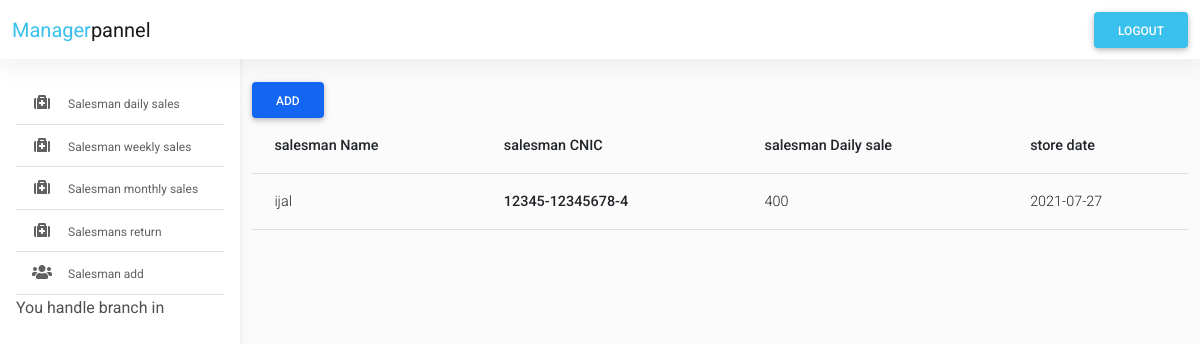
/Store_manager/index.php (signed in), run on an earlier commit of the app's database.
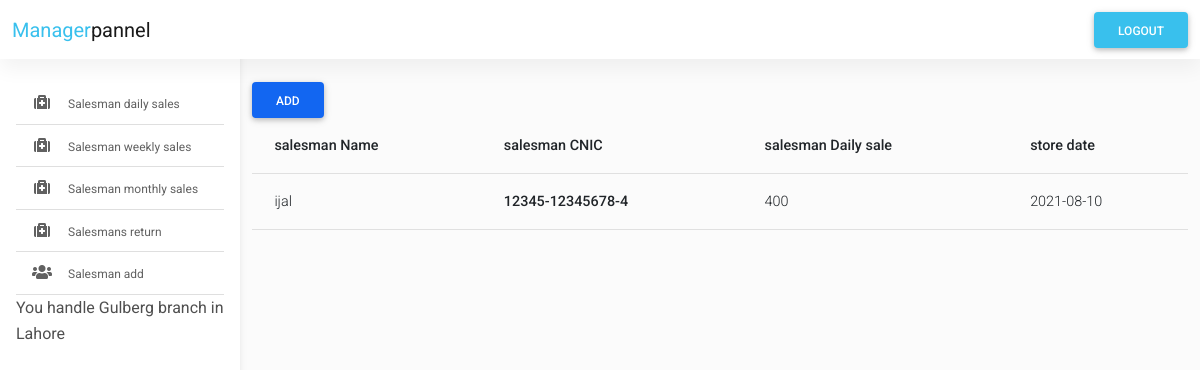
And on a later commit of the database.
### tables this page shows
CREATE TABLE `s_manager_daily_record` (
  `id` int(11) NOT NULL,
  `salesman_name` text NOT NULL,
  `salesman_day_Sale` int(250) NOT NULL,
  `salesman_cnic` text NOT NULL,
  `salesman_id` int(250) NOT NULL,
  `s_manager_id` int(250) NOT NULL,
  `created_at` date NOT NULL DEFAULT current_timestamp()
);

### Store_manager/index.php (the view, shortened to what this page needs)
<?php
include "./layouts/header.php";
include "./layouts/navbar.php";
?>
<main style="margin-top: 58px">
  <div class="container pt-4">
    <section>
      <div class="row">
        <div class="col-xl-12 col-sm-10 col-12 mb-4">
          <button type="button" class="btn btn-primary" data-mdb-toggle="modal" data-mdb-target="#exampleModal">
            Add
          </button>
          <table class="table">
            <thead>
              <tr>
                <th scope="col">salesman Name</th>
                <th scope="col">salesman CNIC</th>
                <th scope="col">salesman Daily sale</th>
                <th scope="col">store date</th>
              </tr>
            </thead>
            <tbody>
            <?php
                        $sql = "SELECT * FROM s_manager_daily_record";
                        $result = $connect->query($sql);
                        if ($result->num_rows > 0) {
                            while ($row = $result->fetch_assoc()) {
                            ?>
                                <tr>
                                  <td><?php echo $row['salesman_name']; ?></td>
                                    <th scope="row"><?php echo $row['salesman_cnic']; ?></th>
                                    <td><?php echo $row['salesman_day_Sale']; ?></td>
                                    <td><?php echo $row['created_at']; ?></td>
                                </tr>
                    <?php
                            }
                        }
                    ?>
            </tbody>
          </table>
        </div>
      </div>
    </section>
  </div>
</main>
<?php
include "./layouts/footer.php";
?>

### Store_manager/layouts/sidebar.php (shortened to what this page needs)
<nav id="sidebarMenu" class="collapse d-lg-block sidebar collapse bg-white">
     <div class="position-sticky">
       <div class="list-group list-group-flush mx-3 mt-4" >
       <a href="./index.php" class="list-group-item list-group-item-action py-2 ripple ">
           <i class="fas fa-medkit fa-fw me-3"></i><span style="font-size: 12px!important;" >Salesman daily sales </span>
         </a>
         <a href="./weeklysale.php" class="list-group-item list-group-item-action py-2 ripple ">
           <i class="fas fa-medkit fa-fw me-3"></i><span style="font-size: 12px!important;">Salesman weekly sales </span>
         </a>
         <a href="./monthlysale.php" class="list-group-item list-group-item-action py-2 ripple ">
           <i class="fas fa-medkit fa-fw me-3"></i><span style="font-size: 12px!important;">Salesman monthly sales </span>
         </a>
         <a href="./salesreturn.php" class="list-group-item list-group-item-action py-2 ripple ">
           <i class="fas fa-medkit fa-fw me-3"></i><span style="font-size: 12px!important;">Salesmans  return  </span>
         </a>
         <a href="./SalesMan_add.php" class="list-group-item list-group-item-action py-2 ripple ">
           <i class="fas fa-users fa-fw me-3"></i><span style="font-size: 12px!important;">Salesman add  </span>
         </a>
           <p><?php echo "You handle ".$_SESSION['branch_name']." branch in ".$_SESSION['city'];?></p>
       </div>
     </div>
   </nav>

What changed in the data, as far as the page shows it:
changed s_manager_daily_record "ijal": created_at "2021-07-27" → "2021-08-10"
Also different on the page:
$_SESSION['branch_name']: (not shown) → "Gulberg"
$_SESSION['city']: (not shown) → "Lahore"
